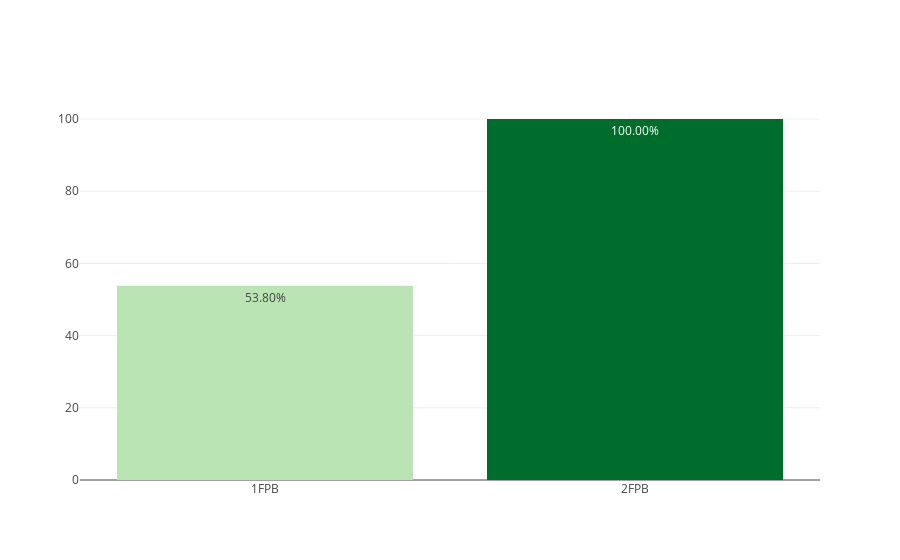

This figure's notebook cell:
### Markdown cell above
## FPB

### Code cell
dfc_FPB = loaders.get_data_by_stages(dfc, 'FPB')
myplotly.bar_simple(dfc_FPB.index, dfc_FPB['éxito'])

### Figure 1 — Plotly figure (JSON) as saved in the notebook; plotly's stock layout.template omitted (floating-point values rounded to 4 significant figures)
{"data": [{"hoverinfo": "x+text", "marker": {"color": [53.8, 100], "colorscale": [[0, "rgb(186,228,179)"], [0.3333, "rgb(116,196,118)"], [0.6667, "rgb(49,163,84)"], [1, "rgb(0,109,44)"]]}, "text": ["53.80%", "100.00%"], "type": "bar", "uid": "c332c596-2c53-4687-8c8c-d9420c643eec", "x": ["1FPB", "2FPB"], "y": [53.8, 100]}], "layout": {"title": {"text": ""}}}
